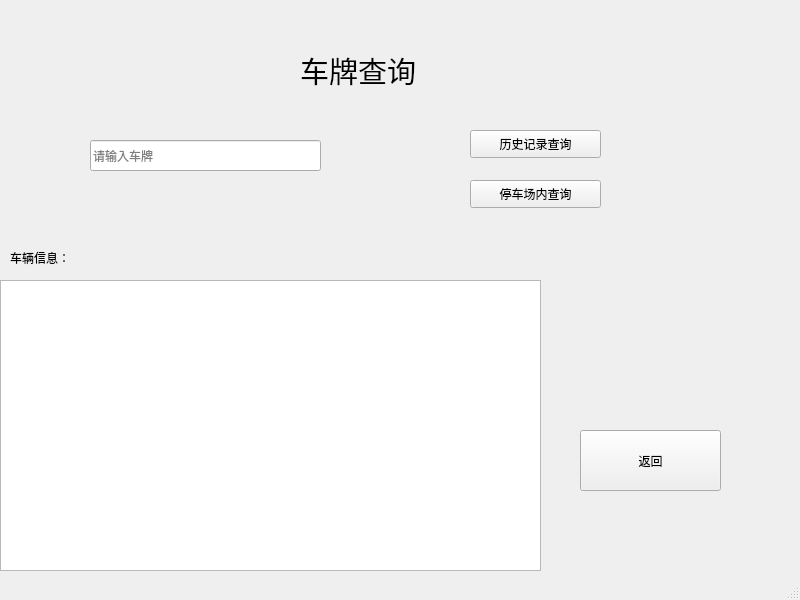
<?xml version="1.0" encoding="UTF-8"?>
<ui version="4.0">
 <class>IDSearch</class>
 <widget class="QMainWindow" name="IDSearch">
  <property name="geometry">
   <rect>
    <x>0</x>
    <y>0</y>
    <width>800</width>
    <height>600</height>
   </rect>
  </property>
  <property name="windowTitle">
   <string>MainWindow</string>
  </property>
  <widget class="QWidget" name="centralwidget">
   <widget class="QLabel" name="label">
    <property name="geometry">
     <rect>
      <x>300</x>
      <y>40</y>
      <width>151</width>
      <height>61</height>
     </rect>
    </property>
    <property name="text">
     <string>&lt;html&gt;&lt;head/&gt;&lt;body&gt;&lt;p&gt;&lt;span style=&quot; font-size:22pt;&quot;&gt;车牌查询&lt;/span&gt;&lt;/p&gt;&lt;/body&gt;&lt;/html&gt;</string>
    </property>
   </widget>
   <widget class="QPushButton" name="pushButton">
    <property name="geometry">
     <rect>
      <x>580</x>
      <y>430</y>
      <width>141</width>
      <height>61</height>
     </rect>
    </property>
    <property name="text">
     <string>返回</string>
    </property>
   </widget>
   <widget class="QLineEdit" name="lineEdit">
    <property name="geometry">
     <rect>
      <x>90</x>
      <y>140</y>
      <width>231</width>
      <height>31</height>
     </rect>
    </property>
    <property name="placeholderText">
     <string>请输入车牌</string>
    </property>
   </widget>
   <widget class="QPushButton" name="pushButton_2">
    <property name="geometry">
     <rect>
      <x>470</x>
      <y>130</y>
      <width>131</width>
      <height>28</height>
     </rect>
    </property>
    <property name="text">
     <string>历史记录查询</string>
    </property>
   </widget>
   <widget class="QPushButton" name="pushButton_3">
    <property name="geometry">
     <rect>
      <x>470</x>
      <y>180</y>
      <width>131</width>
      <height>28</height>
     </rect>
    </property>
    <property name="text">
     <string>停车场内查询</string>
    </property>
   </widget>
   <widget class="QTextEdit" name="textEdit">
    <property name="geometry">
     <rect>
      <x>0</x>
      <y>280</y>
      <width>541</width>
      <height>291</height>
     </rect>
    </property>
   </widget>
   <widget class="QLabel" name="label_2">
    <property name="geometry">
     <rect>
      <x>10</x>
      <y>250</y>
      <width>111</width>
      <height>16</height>
     </rect>
    </property>
    <property name="text">
     <string>车辆信息：</string>
    </property>
   </widget>
  </widget>
  <widget class="QMenuBar" name="menubar">
   <property name="geometry">
    <rect>
     <x>0</x>
     <y>0</y>
     <width>800</width>
     <height>26</height>
    </rect>
   </property>
  </widget>
  <widget class="QStatusBar" name="statusbar"/>
 </widget>
 <resources/>
 <connections/>
</ui>
